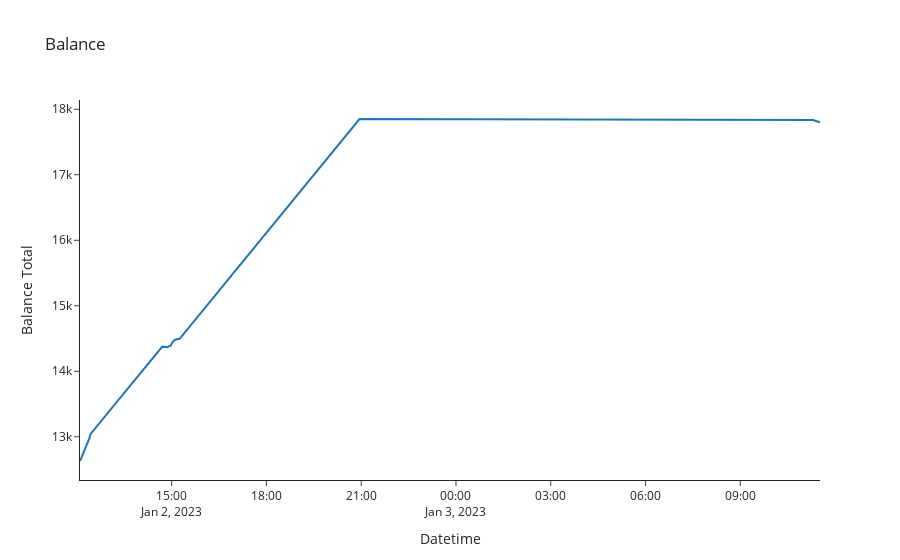

This figure's notebook cell:
### Markdown cell above
Wykres - portfel bota na sentyment

### Code cell
plot_data = transactions_old[['Datetime', 'Balance Total']]
plot_data = plot_data.loc[plot_data['Balance Total'].notna()]
plot_data

fig = px.line(plot_data, x ='Datetime', y = 'Balance Total', title='Balance', template = 'simple_white')
fig.show()

### Figure 1 — Plotly figure (JSON) as saved in the notebook; plotly's stock layout.template omitted (floating-point values rounded to 4 significant figures; data arrays with more than 128 entries replaced by an {"elided": "..."} marker saying what was removed)
{"data": [{"hovertemplate": "Datetime=%{x}<br>Balance Total=%{y}<extra></extra>", "legendgroup": "", "line": {"color": "#1F77B4", "dash": "solid"}, "marker": {"symbol": "circle"}, "mode": "lines", "name": "", "orientation": "v", "showlegend": false, "type": "scatter", "x": {"elided": "519 str values"}, "xaxis": "x", "y": {"elided": "519 float values"}, "yaxis": "y"}], "layout": {"legend": {"tracegroupgap": 0}, "title": {"text": "Balance"}, "xaxis": {"anchor": "y", "domain": [0, 1], "title": {"text": "Datetime"}}, "yaxis": {"anchor": "x", "domain": [0, 1], "title": {"text": "Balance Total"}}}}
